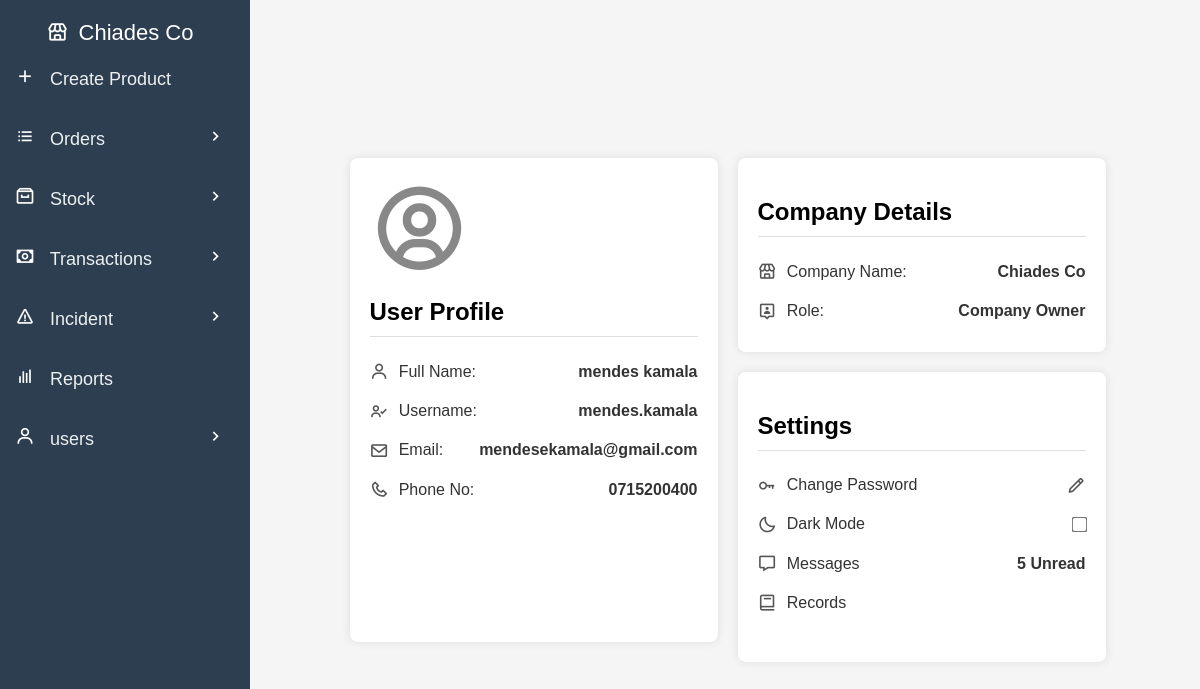
The page /user.php (signed in) on the database its author committed.
### tables this page shows
CREATE TABLE `users` (
  `user_id` int(11) NOT NULL,
  `company_id` int(11) DEFAULT NULL,
  `username` varchar(50) NOT NULL,
  `firstName` varchar(50) NOT NULL,
  `lastName` varchar(50) NOT NULL,
  `email` varchar(100) NOT NULL,
  `phoneNo` varchar(15) NOT NULL,
  `password` varchar(255) NOT NULL
);

CREATE TABLE `company` (
  `company_id` int(11) NOT NULL,
  `company_name` varchar(255) NOT NULL,
  `owner_name` varchar(255) NOT NULL,
  `date_created` date DEFAULT curdate()
);

CREATE TABLE `roles` (
  `role_id` int(11) NOT NULL,
  `user_id` int(11) DEFAULT NULL,
  `company_owner` enum('yes','no') DEFAULT 'no',
  `cashier` enum('yes','no') DEFAULT 'no',
  `store_keeper` enum('yes','no') DEFAULT 'no',
  `delivery_man` enum('yes','no') DEFAULT 'no',
  `admin` enum('yes','no') DEFAULT 'no'
);

### user.php (the view, shortened to what this page needs)
<?php
include 'db_connection.php';
$userId = $_SESSION['user_id'];
$userQuery = "SELECT u.*, c.company_name, r.company_owner, r.cashier, r.store_keeper, r.delivery_man, r.admin
              FROM users u
              LEFT JOIN company c ON u.company_id = c.company_id
              LEFT JOIN roles r ON u.user_id = r.user_id
              WHERE u.user_id = ?";
$stmt = $conn->prepare($userQuery);
$stmt->bind_param("i", $userId);
$stmt->execute();
$userResult = $stmt->get_result();
if ($userResult->num_rows > 0) {
    $user = $userResult->fetch_assoc();
    $fullName = $user['firstName'] . ' ' . $user['lastName'];
    $username = $user['username'];
    $email = $user['email'];
    $phoneNo = $user['phoneNo'];
    $companyName = $user['company_name'] ?? 'N/A';
    $role = 'N/A';
    if ($user['company_owner'] === 'yes') {
        $role = 'Company Owner';
    } elseif ($user['cashier'] === 'yes') {
        $role = 'Cashier';
    } elseif ($user['store_keeper'] === 'yes') {
        $role = 'Store Keeper';
    } elseif ($user['delivery_man'] === 'yes') {
        $role = 'Delivery Man';
    }elseif ($user['admin'] === 'yes') {
        $role = 'admin';
    }
} else {
    echo "User not found.";
    exit;
}
?>
<!DOCTYPE html>
<html lang="en">
<head>
    <link rel="stylesheet" href="css/users.css">
    <link href="https://unpkg.com/boxicons@2.0.7/css/boxicons.min.css" rel="stylesheet">
</head>
<body>
    <div class="container">
        <div class="left-grid">
            <div class="profile-photo">
                <?php if (!empty($user['profile_image'])): ?>
                    <img src="<?= $user['profile_image'] ?>" alt="User Profile Photo">
                <?php else: ?>
                    <i class="bx bx-user-circle" style="font-size: 100px; color: #888;"></i>
                <?php endif; ?>
            </div>
            <h2 class="section-title">User Profile</h2>
            <hr>
            <div class="profile-info">
                <div class="info-item">
                    <i class='bx bx-user'></i> <span class="label">Full Name:</span> <span class="info-data"><?= htmlspecialchars($fullName) ?></span>
                </div>
                <div class="info-item">
                    <i class='bx bx-user-check'></i> <span class="label">Username:</span> <span class="info-data"><?= htmlspecialchars($username) ?></span>
                </div>
                <div class="info-item">
                    <i class='bx bx-envelope'></i> <span class="label">Email:</span> <span class="info-data"><?= htmlspecialchars($email) ?></span>
                </div>
                <div class="info-item">
                    <i class='bx bx-phone'></i> <span class="label">Phone No:</span> <span class="info-data"><?= htmlspecialchars($phoneNo) ?></span>
                </div>
            </div>
        </div>
        <div class="right-grids">
            <div class="top-grid">
                <h2 class="section-title">Company Details</h2>
                <hr>
                <div class="company-info">
                    <div class="info-item">
                        <i class='bx bx-store'></i> <span class="label">Company Name:</span> <span class="info-data"><?= htmlspecialchars($companyName) ?></span>
                    </div>
                    <div class="info-item">
                        <i class='bx bx-user-pin'></i> <span class="label">Role:</span> <span class="info-data"><?= htmlspecialchars($role) ?></span>
                    </div>
                </div>
            </div>
            <div class="bottom-grid">
                <h2 class="section-title">Settings</h2>
                <hr>
                <div class="settings-info">
                    <div class="info-item">
                        <i class='bx bx-key'></i> <span class="label">Change Password</span> <i class='bx bx-pencil'></i>
                    </div>
                    <div class="info-item">
                        <i class='bx bx-moon'></i> <span class="label">Dark Mode</span> <input type="checkbox" class="toggle-switch">
                    </div>
                    <div class="info-item">
                        <i class='bx bx-message'></i> <span class="label">Messages</span> <span class="info-data">5 Unread</span>
                    </div>
                    <div class="info-item">
                        <i class='bx bx-book'></i> <span class="label">Records</span>
                    </div>
                </div>
            </div>
        </div>
    </div>
</body>
</html>

### css/users.css (style rules this page uses)
* { margin: 0; padding: 0; box-sizing: border-box; }
body { font-family: Arial, sans-serif; display: flex; justify-content: center; align-items: center; height: 100vh; background-color: #f5f5f5; margin-left: 255px; }
.container { display: grid; grid-template-columns: 1fr 1fr; gap: 20px; width: 80%; max-width: 1200px; }
.left-grid { grid-column: 1 / 2; padding: 20px; background-color: #ffffff; border-radius: 8px; box-shadow: 0 0 10px rgba(0, 0, 0, 0.1); }
.section-title { font-weight: bold; margin-top: 20px; text-align: left; }
hr { margin: 10px 0; border: none; border-top: 1px solid #ddd; }
.profile-info, .company-info, .settings-info { margin-top: 15px; }
.info-item { display: flex; align-items: center; gap: 10px; padding: 10px 0; }
.info-item i { font-size: 1.2rem; color: #555; }
.info-item .label { font-size: 1rem; color: #333; margin-right: auto; }
.info-data { font-weight: bold; text-align: left; color: #333; }
.right-grids { grid-column: 2 / 3; display: grid; grid-template-rows: 40% 60%; gap: 20px; }
.top-grid, .bottom-grid { background-color: #ffffff; padding: 20px; border-radius: 8px; box-shadow: 0 0 10px rgba(0, 0, 0, 0.1); }
.toggle-switch { cursor: pointer; transform: scale(1.2); }

### rows shown on the page
users: fullName "mendes kamala", username "mendes.kamala", email "mendesekamala@gmail.com", phoneNo "0715200400", company.company_name "Chiades Co", roles.company_owner "Company Owner"
